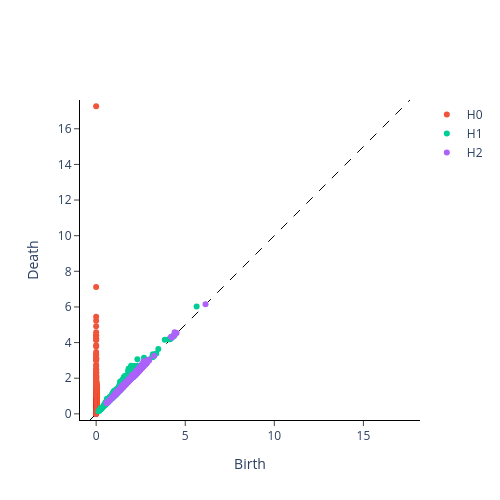

Notebook code cell kept with this figure:
### Markdown cell above
### Диаграмма персистентности (PECUZAL)

### Code cell
fig = plot_diagram(diagrams[0])
fig.show()

### Figure 1 — Plotly figure (JSON) as saved in the notebook; plotly's stock layout.template omitted (floating-point values rounded to 4 significant figures; data arrays with more than 128 entries replaced by an {"elided": "..."} marker saying what was removed)
{"data": [{"hoverinfo": "none", "line": {"color": "black", "dash": "dash", "width": 1}, "mode": "lines", "showlegend": false, "type": "scatter", "x": [-0.3454, 17.62], "y": [-0.3454, 17.62]}, {"hoverinfo": "text", "hovertext": {"elided": "2549 str values"}, "mode": "markers", "name": "H0", "type": "scatter", "x": {"elided": "2549 float values"}, "y": {"elided": "2549 float values"}}, {"hoverinfo": "text", "hovertext": {"elided": "1522 str values"}, "mode": "markers", "name": "H1", "type": "scatter", "x": {"elided": "1522 float values"}, "y": {"elided": "1522 float values"}}, {"hoverinfo": "text", "hovertext": {"elided": "580 str values"}, "mode": "markers", "name": "H2", "type": "scatter", "x": {"elided": "580 float values"}, "y": {"elided": "580 float values"}}], "layout": {"height": 500, "plot_bgcolor": "white", "width": 500, "xaxis": {"autorange": false, "exponentformat": "e", "linecolor": "black", "linewidth": 1, "mirror": false, "range": [-0.3454, 17.62], "showexponent": "all", "showline": true, "side": "bottom", "ticks": "outside", "title": {"text": "Birth"}, "type": "linear", "zeroline": true}, "yaxis": {"autorange": false, "exponentformat": "e", "linecolor": "black", "linewidth": 1, "mirror": false, "range": [-0.3454, 17.62], "scaleanchor": "x", "scaleratio": 1, "showexponent": "all", "showline": true, "side": "left", "ticks": "outside", "title": {"text": "Death"}, "type": "linear", "zeroline": true}}}
